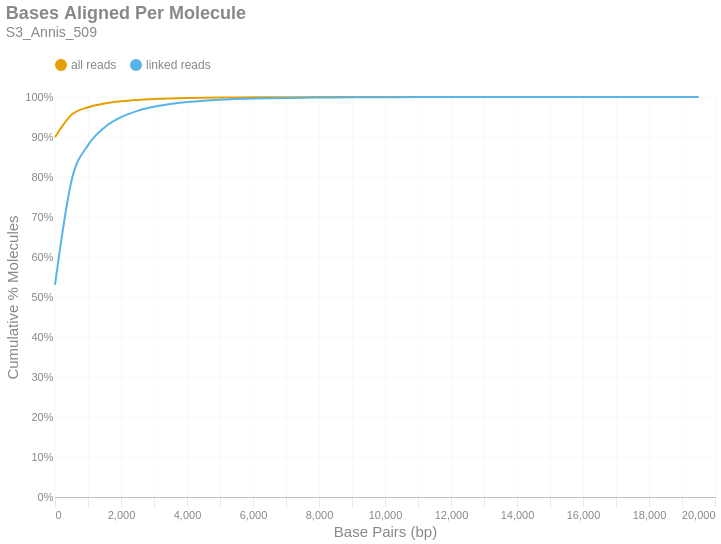

Write notebook code for a chart like this one.
### Markdown cell above
### Bases Aligned Per Molecule
This is a cumulative frequency distribution showing the number of base pairs aligned per unique molecule. These data are shown in 500 bp bins. There are two distributions: one with `all reads` (yellow) and another with only `linked reads` (blue). The percent of molecules in the `linked reads` distribution is relative to the total number of linked molecules.

### Code cell
if SKIPLR:
    print_html(f"Skipped")
else:
    binned_df = consolidated_hist(valids['aligned_bp'], mask, 500, True)
    with SafeRender(binned_df):
        (
            density_plot(binned_df, 'Bases Aligned Per Molecule', samplename, 'basesper')
            .encode(
                x=alt.X('bin:Q', title="Base Pairs (bp)").axis(tickMinStep=500).scale(padding=0),
                y=alt.Y('value:Q', title='Cumulative % Molecules')
                    .axis(format='%')
                    .scale(domain = [0,1])
                    .stack(False),
                color=alt.Color("key:N").scale(domain = ["all reads", "linked reads"]),
                tooltip = [
                    alt.Tooltip("key:N", title = "Data Type"),
                    alt.Tooltip("range_label:N", title="Bases Aligned Per Molecule"),
                    alt.Tooltip("value:Q", format = ".2%", title="% Molecules (Cum.)")
                ]
            )
        ).display()

### Figure 1 — Vega-Lite specification as saved in the notebook (floating-point values rounded to 4 significant figures)
{"width": "container", "height": 400, "config": {"title": {"anchor": "start", "dy": -15, "fontSize": 18, "color": "#888888", "subtitleColor": "#888888", "subtitleFontSize": 14}, "arc": {"fill": "#0072B2"}, "axis": {"domainColor": "#888888", "domainWidth": 0.5, "gridWidth": 0.2, "grid": false, "titleFontWeight": 400, "titleFontSize": 15, "labelFontSize": 11, "labelColor": "#888888", "tickColor": "#888888", "tickWidth": 0.2, "titleColor": "#888888"}, "axisBand": {"grid": false}, "axisX": {"grid": true, "tickSize": 10, "domainCap": "round"}, "axisY": {"domain": false, "grid": true, "tickSize": 0, "domainCap": "round"}, "background": "transparent", "header": {"labelFontSize": 15, "labelColor": "#888888", "titleFontSize": 15, "titleFontWeight": 600, "titleColor": "#888888"}, "legend": {"labelFont": "sans-serif", "labelFontSize": 12, "labelColor": "#888888", "symbolSize": 100, "symbolType": "circle", "titleFontSize": 12, "titlePadding": 10, "titleColor": "#888888", "title": null, "orient": "top"}, "range": {"category": ["#E69F00", "#56B4E9", "#009E73", "#F0E442", "#0072B2", "#D55E00", "#CC79A7", "#000000"], "diverging": ["#cfe8f3", "#a2d4ec", "#73bfe2", "#46abdb", "#1696d2", "#12719e"]}, "area": {"fill": "#0072B2", "fillOpacity": 0.7, "line": true, "strokeOpacity": 0.7}, "line": {"color": "#0072B2", "stroke": "#0072B2", "strokeWidth": 2}, "trail": {"color": "#0072B2", "stroke": "#0072B2", "strokeWidth": 0, "size": 1}, "point": {"filled": true, "fillOpacity": 1.0, "size": 95}, "text": {"color": "#888888", "fontSize": 11, "align": "right", "fontWeight": 400, "size": 11}, "bar": {"fill": "#0072B2", "stroke": null}, "view": {"stroke": null, "continuousWidth": 660, "continuousHeight": 400}}, "data": {"name": "data-84b817469dd5da4818dcb48a175194db"}, "mark": {"type": "line", "interpolate": "monotone", "point": {"opacity": 0, "size": 275}}, "encoding": {"color": {"field": "key", "scale": {"domain": ["all reads", "linked reads"]}, "type": "nominal"}, "tooltip": [{"field": "key", "title": "Data Type", "type": "nominal"}, {"field": "range_label", "title": "Bases Aligned Per Molecule", "type": "nominal"}, {"field": "value", "format": ".2%", "title": "% Molecules (Cum.)", "type": "quantitative"}], "x": {"axis": {"tickMinStep": 500}, "field": "bin", "scale": {"padding": 0}, "title": "Base Pairs (bp)", "type": "quantitative"}, "y": {"axis": {"format": "%"}, "field": "value", "scale": {"domain": [0, 1]}, "stack": false, "title": "Cumulative % Molecules", "type": "quantitative"}}, "params": [{"name": "param_c36ac31b6afebe62", "select": {"type": "point", "fields": ["key"]}, "bind": "legend"}], "title": {"text": "Bases Aligned Per Molecule", "subtitle": "S3_Annis_509"}, "transform": [{"fold": ["all reads (cumsum)", "linked reads (cumsum)"]}, {"calculate": "replace(datum.key, ' (cumsum)', '')", "as": "key"}, {"filter": {"param": "param_c36ac31b6afebe62"}}], "usermeta": {"embedOptions": {"downloadFileName": "S3_Annis_509.basesper"}}, "$schema": "https://vega.github.io/schema/vega-lite/v6.1.0.json", "datasets": {"data-84b817469dd5da4818dcb48a175194db": [{"bin": "0.0", "interval": "0.0-500.0", "all reads": 0.8993, "linked reads": 0.53, "all reads (cumsum)": 0.8993, "linked reads (cumsum)": 0.53, "range_label": "0-499"}, {"bin": "500.0", "interval": "500.0-1000.0", "all reads": 0.05609, "linked reads": 0.2606, "all reads (cumsum)": 0.9554, "linked reads (cumsum)": 0.7907, "range_label": "500-999"}, {"bin": "1000.0", "interval": "1000.0-1500.0", "all reads": 0.01894, "linked reads": 0.08871, "all reads (cumsum)": 0.9743, "linked reads (cumsum)": 0.8794, "range_label": "1000-1499"}, {"bin": "1500.0", "interval": "1500.0-2000.0", "all reads": 0.009496, "linked reads": 0.04459, "all reads (cumsum)": 0.9838, "linked reads (cumsum)": 0.924, "range_label": "1500-1999"}, {"bin": "2000.0", "interval": "2000.0-2500.0", "all reads": 0.005425, "linked reads": 0.02548, "all reads (cumsum)": 0.9892, "linked reads (cumsum)": 0.9495, "range_label": "2000-2499"}, {"bin": "2500.0", "interval": "2500.0-3000.0", "all reads": 0.003375, "linked reads": 0.01585, "all reads (cumsum)": 0.9926, "linked reads (cumsum)": 0.9653, "range_label": "2500-2999"}, {"bin": "3000.0", "interval": "3000.0-3500.0", "all reads": 0.00217, "linked reads": 0.01019, "all reads (cumsum)": 0.9948, "linked reads (cumsum)": 0.9755, "range_label": "3000-3499"}, {"bin": "3500.0", "interval": "3500.0-4000.0", "all reads": 0.001469, "linked reads": 0.006897, "all reads (cumsum)": 0.9963, "linked reads (cumsum)": 0.9824, "range_label": "3500-3999"}, {"bin": "4000.0", "interval": "4000.0-4500.0", "all reads": 0.001034, "linked reads": 0.004858, "all reads (cumsum)": 0.9973, "linked reads (cumsum)": 0.9872, "range_label": "4000-4499"}, {"bin": "4500.0", "interval": "4500.0-5000.0", "all reads": 0.0007341, "linked reads": 0.003448, "all reads (cumsum)": 0.998, "linked reads (cumsum)": 0.9907, "range_label": "4500-4999"}, {"bin": "5000.0", "interval": "5000.0-5500.0", "all reads": 0.0005239, "linked reads": 0.002461, "all reads (cumsum)": 0.9985, "linked reads (cumsum)": 0.9932, "range_label": "5000-5499"}, {"bin": "5500.0", "interval": "5500.0-6000.0", "all reads": 0.0003679, "linked reads": 0.001728, "all reads (cumsum)": 0.9989, "linked reads (cumsum)": 0.9949, "range_label": "5500-5999"}, {"bin": "6000.0", "interval": "6000.0-6500.0", "all reads": 0.0002724, "linked reads": 0.001279, "all reads (cumsum)": 0.9992, "linked reads (cumsum)": 0.9962, "range_label": "6000-6499"}, {"bin": "6500.0", "interval": "6500.0-7000.0", "all reads": 0.0001941, "linked reads": 0.0009115, "all reads (cumsum)": 0.9994, "linked reads (cumsum)": 0.9971, "range_label": "6500-6999"}, {"bin": "7000.0", "interval": "7000.0-7500.0", "all reads": 0.0001486, "linked reads": 0.0006981, "all reads (cumsum)": 0.9995, "linked reads (cumsum)": 0.9978, "range_label": "7000-7499"}, {"bin": "7500.0", "interval": "7500.0-8000.0", "all reads": 0.0001199, "linked reads": 0.0005631, "all reads (cumsum)": 0.9996, "linked reads (cumsum)": 0.9983, "range_label": "7500-7999"}, {"bin": "8000.0", "interval": "8000.0-8500.0", "all reads": 7.945e-05, "linked reads": 0.0003731, "all reads (cumsum)": 0.9997, "linked reads (cumsum)": 0.9987, "range_label": "8000-8499"}, {"bin": "8500.0", "interval": "8500.0-9000.0", "all reads": 6.626e-05, "linked reads": 0.0003112, "all reads (cumsum)": 0.9998, "linked reads (cumsum)": 0.999, "range_label": "8500-8999"}, {"bin": "9000.0", "interval": "9000.0-9500.0", "all reads": 4.808e-05, "linked reads": 0.0002258, "all reads (cumsum)": 0.9998, "linked reads (cumsum)": 0.9992, "range_label": "9000-9499"}, {"bin": "9500.0", "interval": "9500.0-10000.0", "all reads": 4.192e-05, "linked reads": 0.0001969, "all reads (cumsum)": 0.9999, "linked reads (cumsum)": 0.9994, "range_label": "9500-9999"}, {"bin": "10000.0", "interval": "10000.0-10500.0", "all reads": 2.873e-05, "linked reads": 0.0001349, "all reads (cumsum)": 0.9999, "linked reads (cumsum)": 0.9996, "range_label": "10000-10499"}, {"bin": "10500.0", "interval": "10500.0-11000.0", "all reads": 2.257e-05, "linked reads": 0.000106, "all reads (cumsum)": 0.9999, "linked reads (cumsum)": 0.9997, "range_label": "10500-10999"}, {"bin": "11000.0", "interval": "11000.0-11500.0", "all reads": 1.73e-05, "linked reads": 8.124e-05, "all reads (cumsum)": 0.9999, "linked reads (cumsum)": 0.9998, "range_label": "11000-11499"}, {"bin": "11500.0", "interval": "11500.0-12000.0", "all reads": 1.085e-05, "linked reads": 5.094e-05, "all reads (cumsum)": 1.0, "linked reads (cumsum)": 0.9998, "range_label": "11500-11999"}, {"bin": "12000.0", "interval": "12000.0-12500.0", "all reads": 9.088e-06, "linked reads": 4.268e-05, "all reads (cumsum)": 1.0, "linked reads (cumsum)": 0.9999, "range_label": "12000-12499"}, {"bin": "12500.0", "interval": "12500.0-13000.0", "all reads": 6.743e-06, "linked reads": 3.167e-05, "all reads (cumsum)": 1.0, "linked reads (cumsum)": 0.9999, "range_label": "12500-12999"}, {"bin": "13000.0", "interval": "13000.0-13500.0", "all reads": 6.157e-06, "linked reads": 2.891e-05, "all reads (cumsum)": 1.0, "linked reads (cumsum)": 0.9999, "range_label": "13000-13499"}, {"bin": "13500.0", "interval": "13500.0-14000.0", "all reads": 2.052e-06, "linked reads": 9.638e-06, "all reads (cumsum)": 1.0, "linked reads (cumsum)": 0.9999, "range_label": "13500-13999"}, {"bin": "14000.0", "interval": "14000.0-14500.0", "all reads": 2.345e-06, "linked reads": 1.102e-05, "all reads (cumsum)": 1.0, "linked reads (cumsum)": 0.9999, "range_label": "14000-14499"}, {"bin": "14500.0", "interval": "14500.0-15000.0", "all reads": 2.639e-06, "linked reads": 1.239e-05, "all reads (cumsum)": 1.0, "linked reads (cumsum)": 1.0, "range_label": "14500-14999"}, {"bin": "15000.0", "interval": "15000.0-15500.0", "all reads": 2.052e-06, "linked reads": 9.638e-06, "all reads (cumsum)": 1.0, "linked reads (cumsum)": 1.0, "range_label": "15000-15499"}, {"bin": "15500.0", "interval": "15500.0-16000.0", "all reads": 1.759e-06, "linked reads": 8.261e-06, "all reads (cumsum)": 1.0, "linked reads (cumsum)": 1.0, "range_label": "15500-15999"}, {"bin": "16000.0", "interval": "16000.0-16500.0", "all reads": 1.759e-06, "linked reads": 8.261e-06, "all reads (cumsum)": 1.0, "linked reads (cumsum)": 1.0, "range_label": "16000-16499"}, {"bin": "16500.0", "interval": "16500.0-17000.0", "all reads": 5.864e-07, "linked reads": 2.754e-06, "all reads (cumsum)": 1.0, "linked reads (cumsum)": 1.0, "range_label": "16500-16999"}, {"bin": "17000.0", "interval": "17000.0-17500.0", "all reads": 1.173e-06, "linked reads": 5.508e-06, "all reads (cumsum)": 1.0, "linked reads (cumsum)": 1.0, "range_label": "17000-17499"}, {"bin": "17500.0", "interval": "17500.0-18000.0", "all reads": 5.864e-07, "linked reads": 2.754e-06, "all reads (cumsum)": 1.0, "linked reads (cumsum)": 1.0, "range_label": "17500-17999"}, {"bin": "18000.0", "interval": "18000.0-18500.0", "all reads": 0.0, "linked reads": 0.0, "all reads (cumsum)": 1.0, "linked reads (cumsum)": 1.0, "range_label": "18000-18499"}, {"bin": "18500.0", "interval": "18500.0-19000.0", "all reads": 2.932e-07, "linked reads": 1.377e-06, "all reads (cumsum)": 1.0, "linked reads (cumsum)": 1.0, "range_label": "18500-18999"}, {"bin": "19000.0", "interval": "19000.0-19500.0", "all reads": 1.173e-06, "linked reads": 5.508e-06, "all reads (cumsum)": 1.0, "linked reads (cumsum)": 1.0, "range_label": "19000-19499"}, {"bin": "19500.0", "interval": "19500.0-20000.0", "all reads": 8.795e-07, "linked reads": 4.131e-06, "all reads (cumsum)": 1.0, "linked reads (cumsum)": 1.0, "range_label": "19500-19999"}]}}
